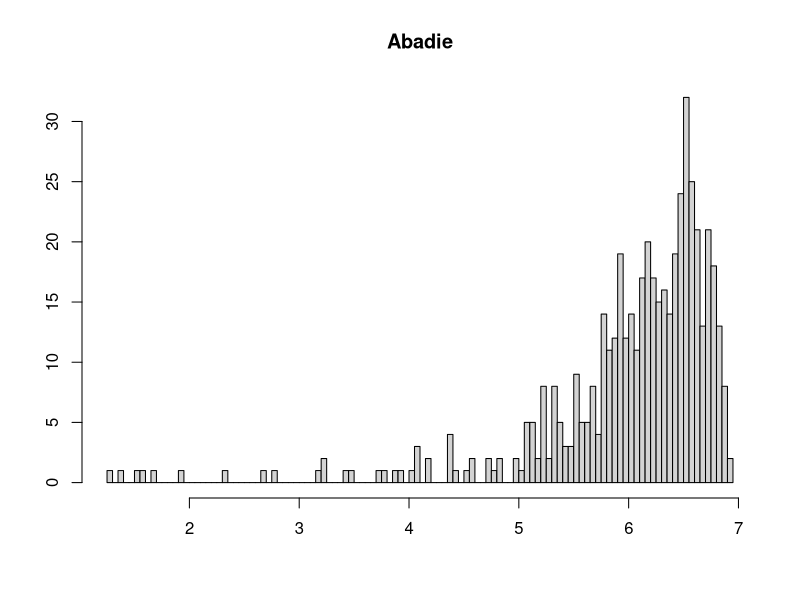
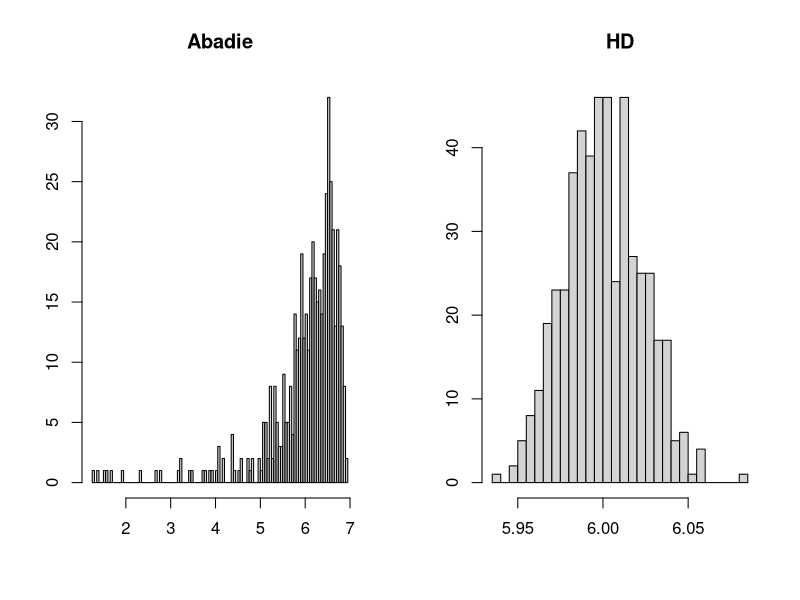

Generate these figures, in order, with R:
install.packages('e1071') 
library(e1071) 

install.packages("randomForest")
library(randomForest)

#Data generating #Multilevel
set.seed(666)
B=500
N=200
p=100
s=5
X=array(rnorm(N*B*p,0.3,1),dim=c(B,N,p))
gamma0=c(s:1,rep(0,(p-s)))/s
gamma1=gamma0+0.5
gamma2=gamma0+0.6


pr0=matrix(0.3,B,N)
pr1=matrix(0.3,B,N)
pr2=matrix(0.4,B,N)

p <- c(0.3,0.3,0.4)
x <- runif(B*N)
W <- numeric(B*N)
for (i in 0:length(p)) { 
  W <- W + (x >= sum(p[0:i])) 
}

W=matrix(W,B,N)

W=W-1

beta1=gamma0+0.5
theta1=3
theta2=6

e1=matrix(rnorm(B*N,0,0.1),B,N)
e2=matrix(rnorm(B*N,0,0.1),B,N)
e3=matrix(rnorm(B*N,0,0.1),B,N)
e4=matrix(rnorm(B*N,0,0.1),B,N)

Y00=matrix(0,B,N)
Y01=matrix(0,B,N)
Y11=matrix(0,B,N)
Y21=matrix(0,B,N)

for (i in 1:B){
  
  Y00[i,]=X[i,,]%*%beta1+e1[i,]
  Y01[i,]=Y00[i,]+1+e2[i,]
  Y11[i,]=theta1+Y01[i,]+e3[i,]
  Y21[i,]=theta2+Y01[i,]+e4[i,]
}

Y0=Y00

Y1=Y01*(W==0)+Y11*(W==1)+Y21*(W==2)



#####################################################################################
#Abadie's Estimator
thetahat=c(0)
for (i in 1:B){
  treatment=as.factor(W[i,])
  data1=data.frame(treatment, X[i,,])
  
  svm_model <- svm(treatment ~ .
                   , data = data1
                   , probability = TRUE
  )
  class <- predict(svm_model, data1, probability = TRUE)
  p1 <- attr(class, "probabilities")
  
  ghat0=p1[,2]
  ghat2=p1[,3]  
  thetahat[i]=mean(((W[i,]==2)*ghat0-(W[i,]==0)*ghat2)*(Y1[i,]-Y0[i,])/ghat0/mean(W[i,]==2))
}

hist(thetahat,breaks=100,main="Abadie",xlab="",ylab="")


#HD
###Sample splitting parameters
k=2
k1=c(1:(N/k))
k2=c((N/k+1):(2*N/k))
K=rbind(k1,k2)

#DML
thetabar=c(0)
for (i in 1:B){
  thetaDML=c(0)
  for (q in 1:k){
    treatment=as.factor(W[i,-K[q,]])
    data1=data.frame(treatment, X[i,-K[q,],])
    
    svm_model <- svm(treatment ~ .
                     , data = data1
                     , probability = TRUE
    )
    
    treatment=as.factor(W[i,K[q,]])
    data2=data.frame(treatment, X[i,K[q,],])
    
    class <- predict(svm_model, data2, probability = TRUE)
    p1 <- attr(class, "probabilities")
    
    
    ghat0=p1[,1]
    ghat2=p1[,3]  
    
    index=which(W[i,-K[q,]]==0)
    y=Y1[i,-K[q,]]-Y0[i,-K[q,]]
    y=y[index]
    XX=X[i,-K[q,],1:s]
    XX=XX[index,]
    
    
    model=randomForest(XX,y)
    
    
    ellhat_w=predict(model,X[i,K[q,],1:s])
    
    thetaDML[q]=mean(((W[i,K[q,]]==2)*ghat0-(W[i,K[q,]]==0)*ghat2)*(Y1[i,K[q,]]-Y0[i,K[q,]])/ghat0/mean(W[i,K[q,]]==2)-ellhat_w*(((W[i,K[q,]]==2)-ghat2)/mean(W[i,K[q,]]==2)-((W[i,K[q,]]==0)-ghat0)*ghat2/mean(W[i,K[q,]]==2)/ghat0))
  }
  thetabar[i]=mean(thetaDML)
}




par(mfrow=c(1,2))
hist(thetahat,breaks=100,main="Abadie",xlab="",ylab="")
hist(thetabar,breaks=50,main="HD",xlab="",ylab="")



